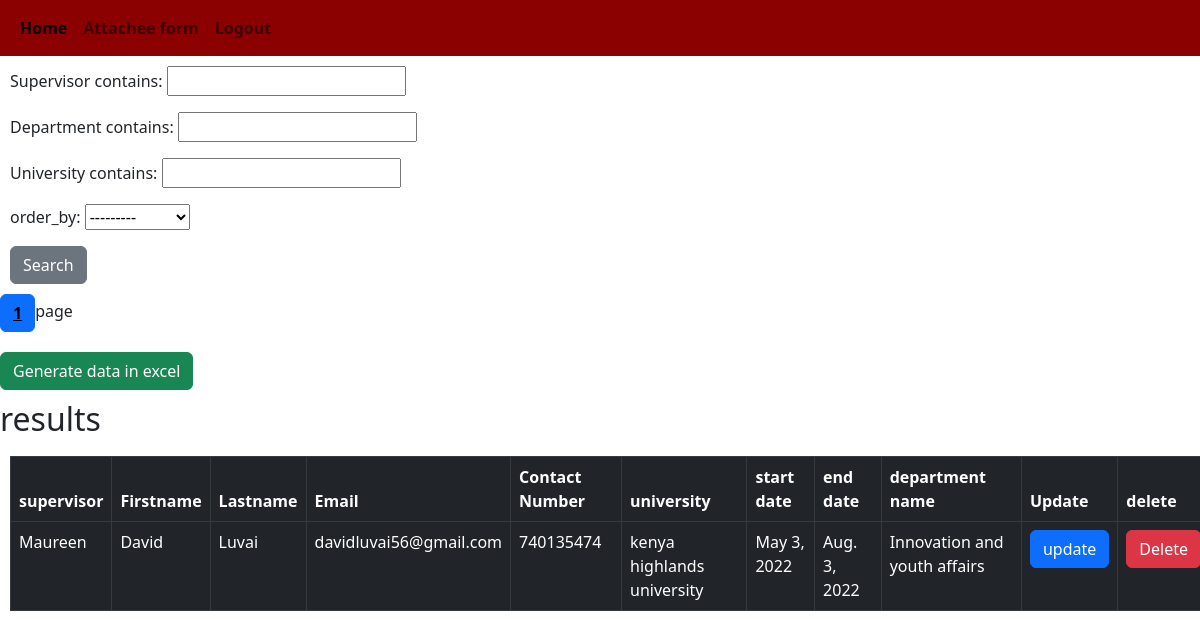
Page /admin_panel/?page=2 (signed in) on the committed database.
### attachee_reg_form/models.py (models this page shows, shortened)
class Form(models.Model):
    first_name=models.CharField(max_length=255)
    second_name=models.CharField(max_length=255)
    email=models.CharField(max_length=255, default="mail")
    contact=models.BigIntegerField(null=False, default='070000000')
    university =models.CharField(max_length=255, default='university')
    start_date=models.DateField(null=False, default='2022-01-01')
    end_date=models.DateField(null=False, default='2022-03-30')
    supervisor=models.CharField(max_length=255, default='supervisor')
    department =models.CharField(null=False, default="department", max_length=255)

### attachee_reg_form/views.py (the view)
# urls.py: path('admin_panel/', views.query, name='admin'),
def query(request):
        f = FormFilter(request.POST, queryset=Form.objects.all())
        p =Paginator(f.qs, 2)
        page = request.GET.get('page')
        form = p.get_page(page)
        new=[""]
        for data in f.qs :
            new.append(data.id)
        return render(request, 'admin.html', {'filter' : form, 'form' : f, "my_list": new})

### attachee_reg_form/templates/admin.html (shortened to what this page needs)
{% load static %}
<!DOCTYPE html>
<html lang="en">
<head>
  <link rel="stylesheet" href="	https://cdn.jsdelivr.net/npm/bootstrap@5.2.0-beta1/dist/css/bootstrap.min.css">
</head>
<body>
  <header>
    <nav class="navbar navbar-expand-lg " style="background-color: darkred;">
      <div class="container-fluid">
        <div class="collapse navbar-collapse" id="navbarNavDropdown">
          <ul class="navbar-nav">
            <li class="nav-item">
              <a class="nav-link active" aria-current="page" href="{% url 'home'%}"><b>Home</b></a>
            </li>
            <li class="nav-item">
              <a class="nav-link" href="{% url 'form'%}"><b>Attachee form</b></a>
            </li>
            {% if user.is_authenticated %}
            <li class="nav-item">
              <a class="nav-link" href="{% url 'logout'%}"><b>Logout</b></a>
            </li>
            {% else %}
            <li class="nav-item">
              <a class="nav-link" href="{% url 'login'%}"><b>Login</b></a>
            </li>
            {% endif %}
          </ul>
        </div>
      </div>
    </nav>
  </header>
  {% if user.is_authenticated %}
  <div class="filter">
    <span><form action="" method="post">
      {{form.form.as_p}}
      </span>
      <div>
        <button type="submit" class="btn btn-secondary">Search</button>
      </div>
  </div>
  {% endif %}
  <table class="table table-bordered table-dark">
    <thead>
      <tr>
        <th>supervisor</th>
        <th>Firstname</th>
        <th>Lastname</th>
        <th>Email</th>
        <th>Contact Number</th>
        <th>university</th>
        <th>start date</th>
        <th>end date</th>
        <th>department name</th>
        <th>Update</th>
        <th>delete</th>
      </tr>
    </thead>
    {% if filter.has_previous %}
    <div class="row">
      <div class="pagination1 col">
        <button class="btn btn-primary"><a href="?page={{filter.previous_page_number}}">{{filter.previous_page_number}}</a></button>page
      {% endif %}
    {% if user.is_authenticated %}
    <div>
     <a href="{% url 'csv' %}" style="text-decoration: none;
        color: black;
        margin-top: 2px;"> <button class="btn btn-success">Generate data in excel</button></a>
    </div>
    <div>
      <h2>results</h2>
    </div>
    {% for data in filter %}
    <div>
      <tbody>
          <td>{{data.supervisor}}</td>
          <td>{{data.first_name}}</td>
          <td>{{data.second_name}}</td>
          <td>{{data.email}}</td>
          <td>{{data.contact}}</td>
          <td>{{data.university}}</td>
          <td>{{data.start_date}}</td>
          <td>{{data.end_date}}</td>
          <td>{{data.department}}</td>
          <td><a href="{% url 'updating' data.id%}"><button class="btn btn-primary">update</button></a></td>
          <td><a href="{% url 'delete-data' data.id%}" onclick="return confirm('do you want to delete this object')"><button type="submit" class="btn btn-danger">Delete</button></a></td>
      </tbody>
      {% endfor %}
    {% endif %}
</body>
</html>

### attachee_reg_form/templates/admin.html (style rules this page uses)
body { background-image: url('https://www.buc.ac.ke/media/widgetkit/icta1-12349ec8e509d196c38495858003293c.png'); background-size: cover; background-position: inherit; }
td button { text-decoration: none; margin-bottom: 10px; }
.filter { margin-top: 10px; margin-left: 10px; }
table { margin-top: 10px; margin-left: 10px; }
.row button { margin-top: 10px; margin-bottom: 10px; }
.row button a { color: black; font-weight: bold; }

### rows in the picture
Form: supervisor "Maureen", first_name "David", second_name "Luvai", email "davidluvai56@gmail.com", contact "740135474", university "kenya highlands university", start_date "May 3, 2022", end_date "Aug. 3, 2022", department "Innovation and youth affairs"

### other values in the picture
{{ filter.previous_page_number }} "1"
